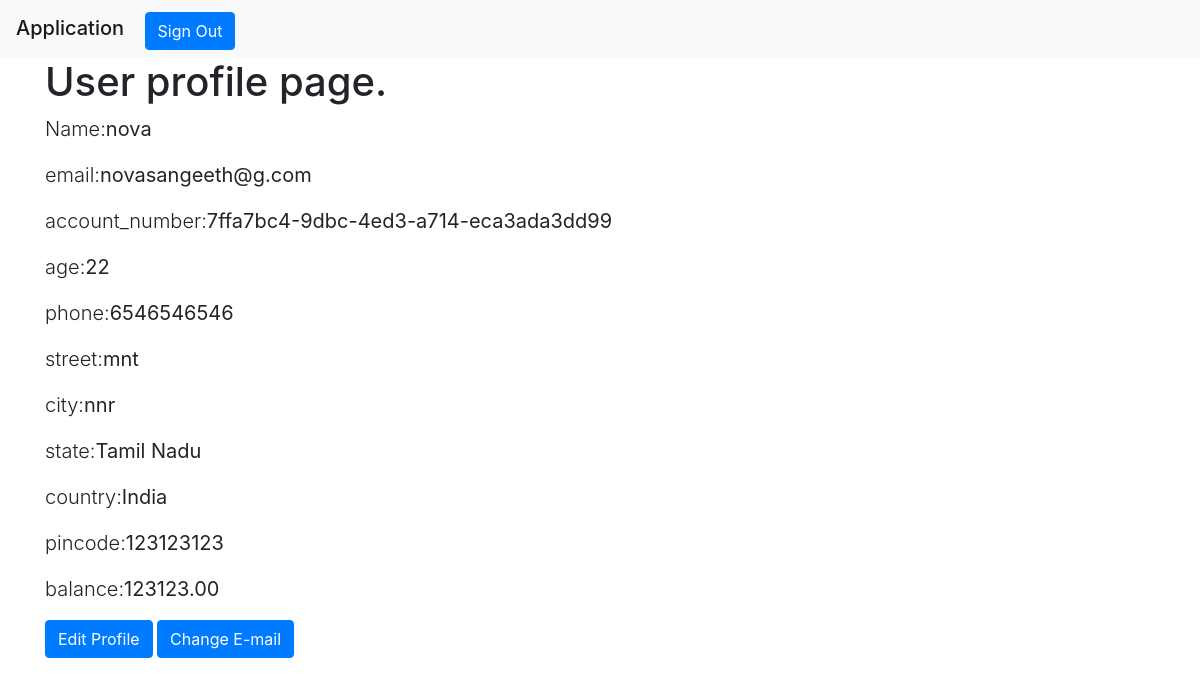
The app's page /profile/ (signed in) with its own data.
### customer/models.py (models this page shows, shortened)
class customer(models.Model):
    user = models.OneToOneField(User, on_delete=models.CASCADE)
    name = models.CharField(max_length=256, null=True)
    age = models.PositiveIntegerField()
    phone = models.CharField(null=True, max_length=15)
    street = models.CharField(max_length=256, null=True)
    city = models.CharField(max_length=128, null=True)
    state = models.CharField(max_length=128, choices=state_choice, null=True)
    country = models.CharField(max_length=128, choices=country_choice, null=True)
    pincode = models.IntegerField(null=True)
    balance = models.DecimalField(
        max_digits=10, decimal_places=2, verbose_name="Balance"
    )
    account_number = models.CharField(
        max_length=128, editable=False, default=uuid.uuid4
    )

### customer/views.py (the view)
# urls.py: url(r"^profile/$", profile, name="profile"),
def profile(request):
    user = customer.objects.filter(user=request.user)
    return render(request, "profile.html", {"data": user})

### customer/templates/profile.html (shortened to what this page needs)
<!DOCTYPE html>
{% extends 'base.html' %}
  {% block content %}
  <div class="container">
    <h1>User profile page.</h1>
    <p class="lead">Name:<b>{{ user.username }}</b> <br /></p>
    <p class="lead">email:<b>{{ user.email }}</b> <br /></p>
  </div>
  <div class="container">
    {% for item in data %}
    <p class="lead">account_number:<b>{{ item.account_number }}</b> <br /></p>
    <p class="lead">age:<b><span>{{ item.age }}</span></b> <br /></p>
    <p class="lead">phone:<b>{{ item.phone }}</b> <br /></p>
    <p class="lead">street:<b>{{ item.street }}</b> <br /></p>
    <p class="lead">city:<b>{{ item.city }}</b> <br /></p>
    <p class="lead">state:<b>{{ item.state }}</b> <br /></p>
    <p class="lead">country:<b>{{ item.country }}</b> <br /></p>
    <p class="lead">pincode:<b>{{ item.pincode }}</b> <br /></p>
    <p class="lead">balance:<b>{{ item.balance }}</b> <br /></p>
    {% endfor %}
    <span>
      <a href="{% url 'edit' %}" class="btn btn-primary">Edit Profile</a>
      <a class="btn btn-primary" href="{% url 'account_email' %}">Change E-mail</a>
    </span>
  </div>
  {% endblock content %}

### templates/base.html (shortened to what this page needs)
<!DOCTYPE html>
<html>
<head>
  <link rel="stylesheet" href="https://stackpath.bootstrapcdn.com/bootstrap/4.4.1/css/bootstrap.min.css"
>
  <div>
    <nav class="navbar navbar-light bg-light">
      <div class="pull-right">
        <span>
          <a href="/" class="navbar-brand mb-0 h1">Application</a>
          {% if user.is_authenticated %}
          <a class="btn btn-primary" href="{% url 'account_logout' %}">Sign Out</a>
          {% else %}
          <a class="btn btn-primary" href="{% url 'account_login' %}">Sign In</a>
          <a class="btn btn-primary" href="{% url 'account_signup' %}">Sign Up</a>
          {% endif %}
        </span>
      </div>
    </nav>
  </div>
</head>
<body>
  {% block body %}
  {% block content %}
  {% endblock %}
  {% endblock %}
</body>
</html>

### records on screen
customer: account_number "7ffa7bc4-9dbc-4ed3-a714-eca3ada3dd99", age "22", phone "6546546546", street "mnt", city "nnr", state "Tamil Nadu", country "India", pincode "123123123", balance "123123.00"

### other values on screen
{{ user.username }} "nova"
{{ user.email }} "novasangeeth@g.com"
